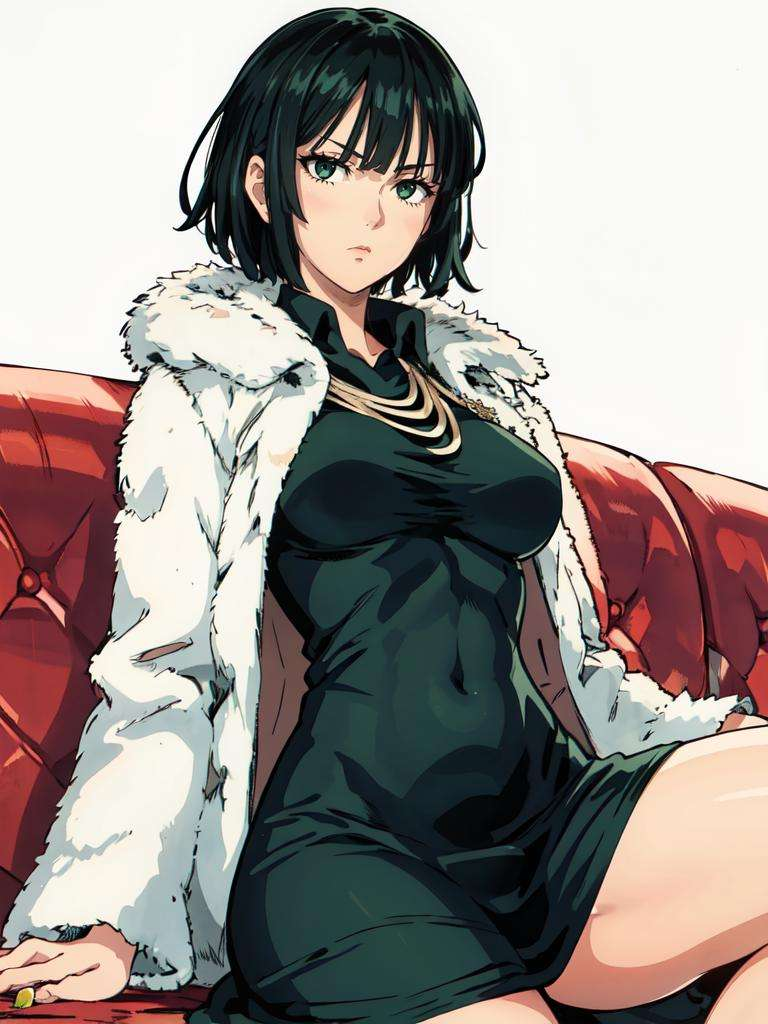
#> input picture fubuki.jpeg, 768 x 1024 px, found by its file name
$ python anime_edge_detection.py
#> lines starting #> are read from the running program, lines starting #| are printed output that depends on the picture; after the words box and inside, x2 and y2 are one past the last pixel; in counts of white or black regions, pixels touching at a corner belong together
import cv2
import numpy as np
import matplotlib.pyplot as plt
from skimage import exposure


def load_and_detect_edges(path):
    # Load the image in color mode
#> called with path = 'C:/Users/sundr/Downloads/fubuki.jpeg'
    image = cv2.imread(path, cv2.IMREAD_COLOR)
#> image is the input picture: shape (1024, 768, 3); mean B, G, R 140.3, 144.5, 152.1

    # Convert the image to grayscale
    gray_image = cv2.cvtColor(image, cv2.COLOR_BGR2GRAY)
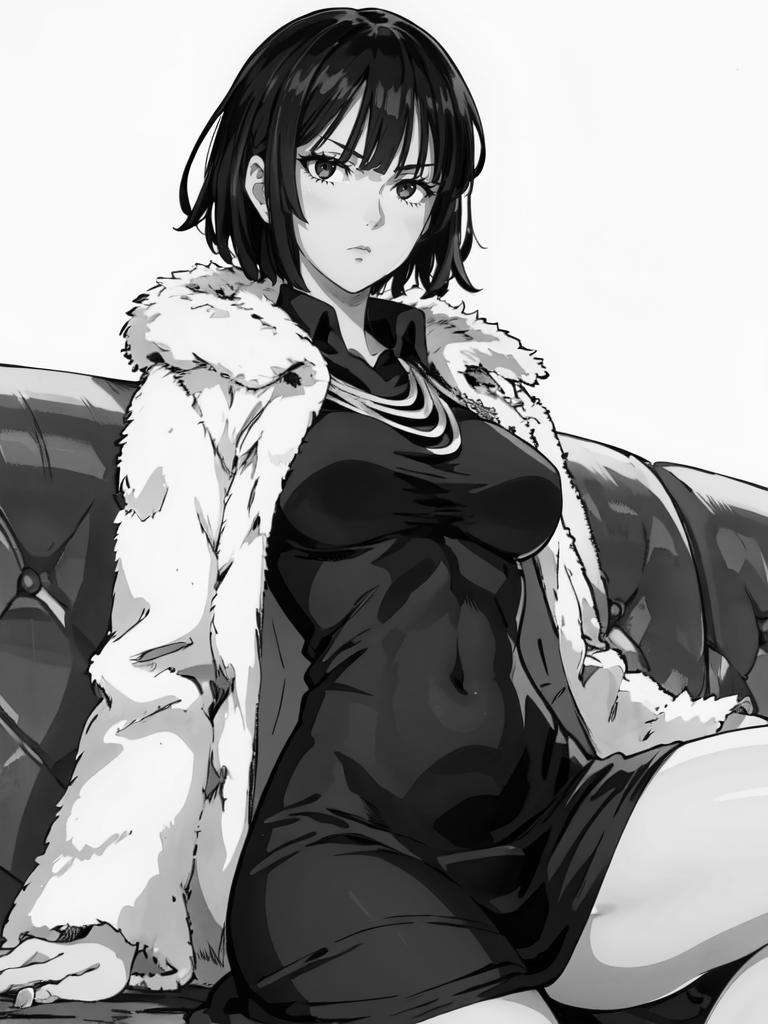
#> gray_image: shape (1024, 768); min 0, max 255, mean 146.3

    # Apply a slight Gaussian blur to reduce noise and improve edge detection
    blurred_image = cv2.GaussianBlur(gray_image, (5, 5), 0)

    # Apply Canny edge detection. Adjust the thresholds for desired clarity.
    edges = cv2.Canny(blurred_image, 50, 150)
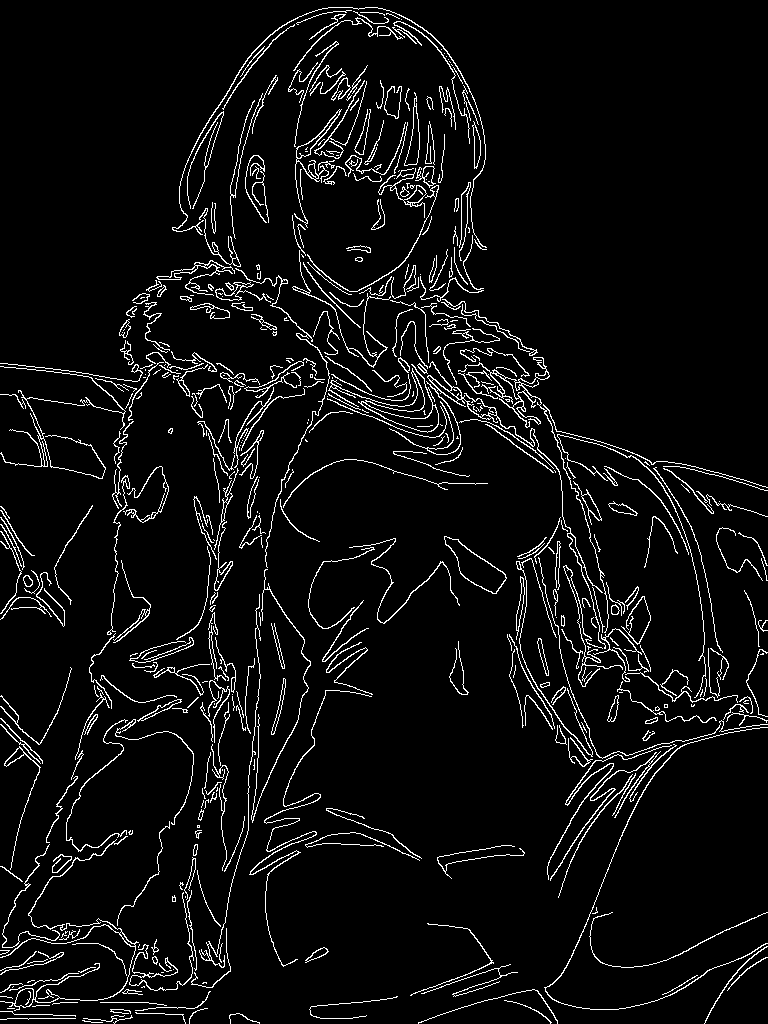
#> edges: shape (1024, 768); 5.5% white in thin lines or dots

    # Dilate the edges to make them thicker
    dilated_edges = cv2.dilate(edges, None, iterations=1)
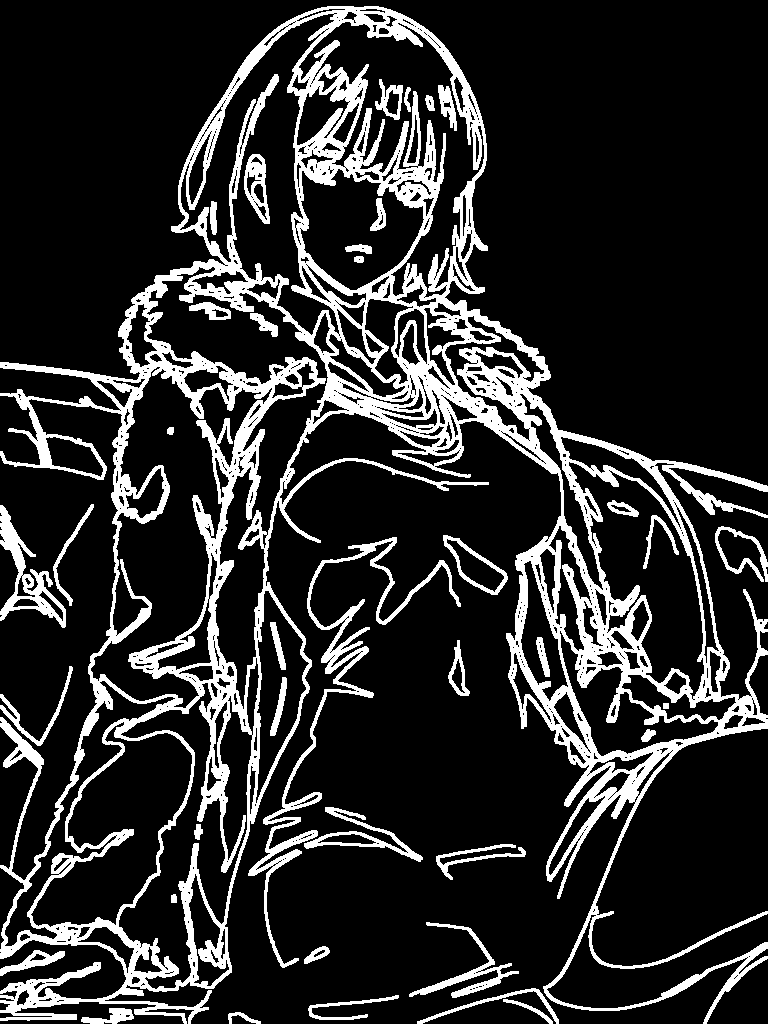
#> dilated_edges: shape (1024, 768); 17.1% white; 39 white regions, largest, box (x1, y1, x2, y2) and area: (0, 6, 768, 1024) 112722, (248, 537, 461, 968) 5653, (0, 505, 66, 628) 2223

    # Erode the edges to refine them
    eroded_edges = cv2.erode(dilated_edges, None, iterations=1)
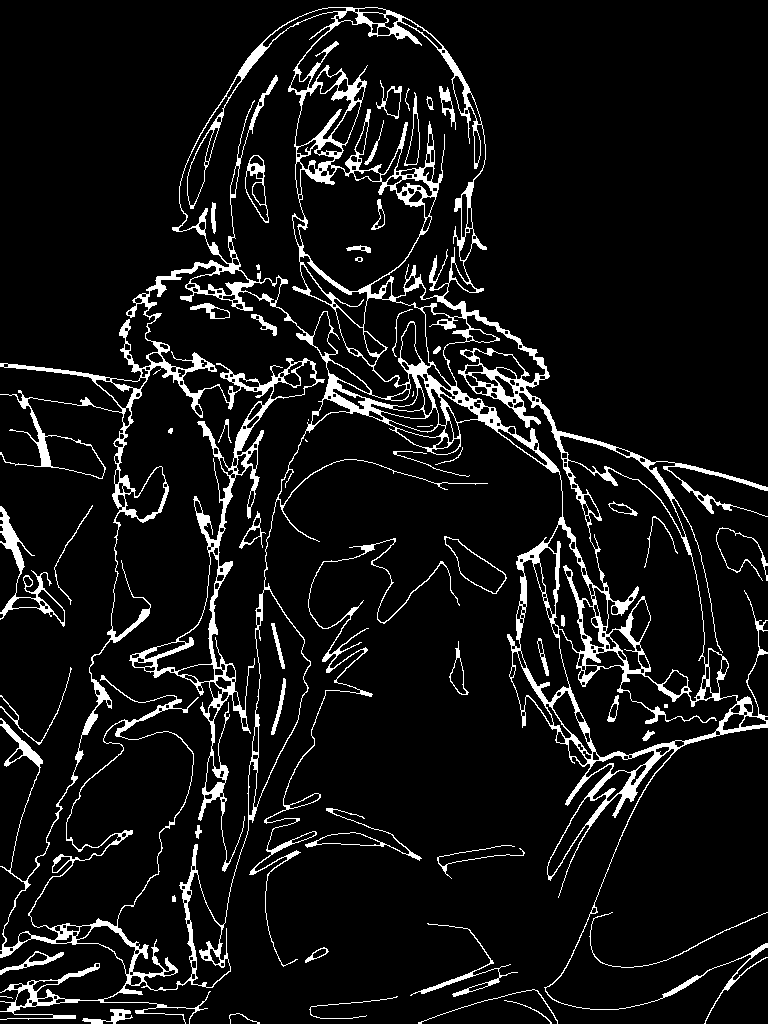
#> eroded_edges: shape (1024, 768); 8.1% white; 57 white regions (8 under 20 px), largest, box (x1, y1, x2, y2) and area: (0, 7, 768, 1024) 53289, (249, 538, 460, 967) 2061, (0, 506, 65, 627) 1234

    # Enhance the contrast and clarity of the resulting edge image
    clearer_edges = exposure.equalize_adapthist(eroded_edges / np.max(np.array(eroded_edges)), clip_limit=0.03)
    clearer_edges_rescaled = (clearer_edges * 255).astype(np.uint8)

    # Visualize the results using matplotlib
    plt.figure(figsize=(15, 7))

    # Displaying the [0, 1] range version with 'gray' colormap
    plt.subplot(1, 2, 1)
    plt.imshow(clearer_edges, cmap='gray')
    plt.title("Clear Edges [0, 1] range")
    plt.axis('off')

    # Displaying the [0, 255] range version with 'jet' colormap
    plt.subplot(1, 2, 2)
    plt.imshow(clearer_edges_rescaled, cmap='jet')
    plt.title("Clear Edges [0, 255] range")
    plt.axis('off')

    plt.tight_layout()
    plt.show()

    # cv2.imwrite('C:/Users/sundr/downloads/clearer_edges.jpg', clearer_edges_rescaled)


image_path = 'C:/Users/sundr/Downloads/fubuki.jpeg'  # Path of my image
load_and_detect_edges(image_path)
